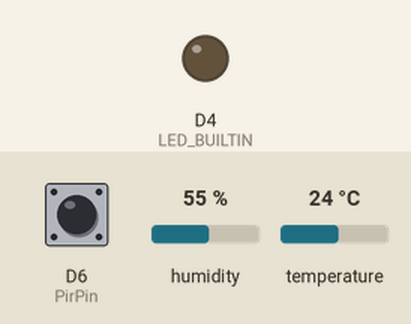
Bench run of a sketch on a simulated ESP8266 (NodeMCU). Shown: output pins drawn as LEDs (lit = HIGH, except the on-board LED, lit = LOW). Inputs (shaded band) come from the test bench; at power-on: D6 (PirPin) LOW, humidity 55 %, temperature 24 °C. WiFi joins after 1.5 s; servers stay silent unless stated; web services answer with replies made up by the test bench; what the sketch prints to the serial monitor is not drawn.

Above: at 0.1 s.
At 13.0 s:
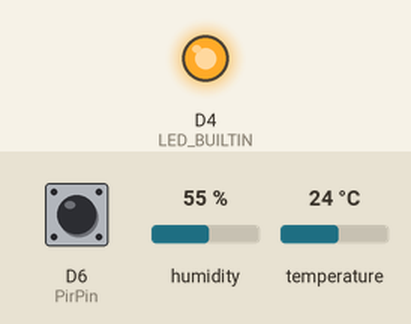
13.1 s: D6 (PirPin) pulsed HIGH 2 times (0.12 s each, 0.3 s apart)
Timing chart, 0 to 16.1 s (numbered marks = the images above; inputs shaded):
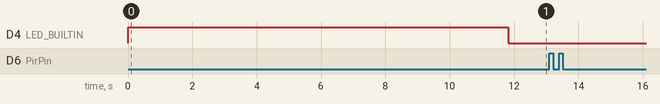

The sketch:

line_pir_temp.ino
```cpp
void Line_Notify1(String message1) ;
void Line_Notify12(String message2) ;

#include <ESP8266WiFi.h>
#include <DHT.h>

#define WIFI_SSID "ssid"
#define WIFI_PASSWORD "pass"

#define LINE_TOKEN_PIR "xxxxxxxxxxxxxxx" // LINE Notify token 1
#define LINE_TOKEN_TMP "xxxxxxxxxxxxxxx" // LINE Notify token 2

#define PirPin D6
#define DHTPIN D7
#define DHTTYPE           DHT11

DHT dht(DHTPIN, DHTTYPE);

String message1 = "%E0%B8%A1%E0%B8%B5%E0%B8%9C%E0%B8%B9%E0%B9%89%E0%B8%9A%E0%B8%B8%E0%B8%81%E0%B8%A3%E0%B8%B8%E0%B8%81";
String message2 = "%E0%B8%AD%E0%B8%B8%E0%B8%93%E0%B8%AB%E0%B8%A0%E0%B8%B9%E0%B8%A1%E0%B8%B4";

bool beep_state = false;
bool send_state = false;
uint32_t ts, ts1, ts2;

void setup() {

  Serial.begin(115200);
  Serial.println();

  pinMode(PirPin, INPUT);
  pinMode(LED_BUILTIN, OUTPUT);
  digitalWrite(LED_BUILTIN, HIGH);

  dht.begin();

  Serial.println("connecting");
  WiFi.mode(WIFI_STA);
  WiFi.begin(WIFI_SSID, WIFI_PASSWORD);

  Serial.print("connecting");

  while (WiFi.status() != WL_CONNECTED) {
    Serial.print(".");
    delay(500);
  }
  Serial.println();
  Serial.print("connected: ");
  Serial.println(WiFi.localIP());

  delay(10000);
  Serial.println("Pir Ready!!");

  read_sensor();

  ts = ts1 = ts2 = millis();
}

void loop() {

  ts = millis();

  if (WiFi.status() == WL_CONNECTED) {
    digitalWrite(LED_BUILTIN, LOW);
  } else {
    digitalWrite(LED_BUILTIN, HIGH);
  }

  if ((ts - ts2 >= 60000) && (WiFi.status() == WL_CONNECTED)) {
    read_sensor();
  }

  if ((ts - ts1 >= 5000) && (beep_state == true)) {
    beep_state = false;
  }

  if ((digitalRead(PirPin) == HIGH) && (beep_state == false) && (WiFi.status() == WL_CONNECTED)) {
    while (digitalRead(PirPin) == HIGH) delay(100);
    Serial.println("Detect !");
    Line_Notify1(message1);
    beep_state = true;
  }
  delay(10);

}

void Line_Notify1(String message) {
  WiFiClientSecure client;

  if (!client.connect("notify-api.line.me", 443)) {
    Serial.println("connection failed");
    delay(2000);
    return;
  }

  String req = "";
  req += "POST /api/notify HTTP/1.1\r\n";
  req += "Host: notify-api.line.me\r\n";
  req += "Authorization: Bearer " + String(LINE_TOKEN_PIR) + "\r\n";
  req += "Cache-Control: no-cache\r\n";
  req += "User-Agent: ESP8266\r\n";
  req += "Content-Type: application/x-www-form-urlencoded\r\n";
  req += "Content-Length: " + String(String("message=" + message1).length()) + "\r\n";
  req += "\r\n";
  req += "message=" + message1;
  // Serial.println(req);
  client.print(req);

  delay(20);

  // Serial.println("-------------");
  while (client.connected()) {
    String line = client.readStringUntil('\n');
    if (line == "\r") {
      break;
    }
    //Serial.println(line);
  }
  // Serial.println("-------------");
}

////////////////////////////////////////////////////////////////

void read_sensor() {

  float h = dht.readHumidity();
  float t = dht.readTemperature();

  if (isnan(h) || isnan(t)) {
    Serial.println("Failed to read from DHT sensor!");
    return;
  }

  Serial.print("Temperature: ");
  Serial.print(t);
  Serial.println(" *C ");
  Line_Notify2(message2 + " " + t + "%C2%B0C");
}

void Line_Notify2(String message2) {
  WiFiClientSecure client;
  if (!client.connect("notify-api.line.me", 443)) {
    Serial.println("connection failed");
    return;
  }
  String req = "";
  req += "POST /api/notify HTTP/1.1\r\n";
  req += "Host: notify-api.line.me\r\n";
  req += "Authorization: Bearer " + String(LINE_TOKEN_TMP) + "\r\n";
  req += "Cache-Control: no-cache\r\n";
  req += "User-Agent: ESP8266\r\n";
  req += "Content-Type: application/x-www-form-urlencoded\r\n";
  req += "Content-Length: " + String(String("message=" + message2).length()) + "\r\n";
  req += "\r\n";
  req += "message=" + message2;
  client.print(req);
  delay(30);
  ts2 = millis();
  // Serial.println("-----");
  while (client.connected()) {
    String line = client.readStringUntil('\n');
    if (line == "\r") {
      break;
    }
    //Serial.println(line);
  }
  // Serial.println("-----");
}
```

Measured:
- after the input at 13.1 s, every drawn part: stays the same
